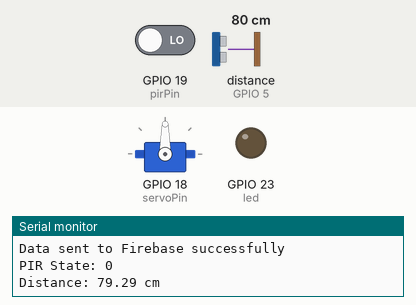
Recording of a sketch running on a simulated ESP32. Parts: servo, output pins drawn as LEDs (lit = HIGH), the last lines printed to the serial monitor. Wiring (inferred from the names in the program): ultrasonic range finder: trigger GPIO 21; echo GPIO 5. The test bench sets the inputs (shaded band); at power-on: GPIO 19 (pirPin) LOW, distance to the obstacle (sensor on GPIO 5) 80 cm. The echo pulse lasts 58.3 µs per cm; WiFi joins after 1.5 s; servers stay silent unless stated; pins used as bus, display or sensor lines are not drawn.

Above: at 2.7 s.
2.8 s: GPIO 19 (pirPin) driven HIGH
At 5.5 s:
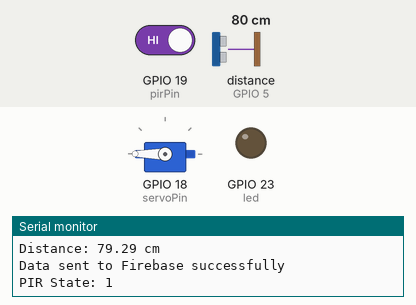
5.8 s: distance to the obstacle (sensor on GPIO 5) set to 10 cm
At 7.81 s:
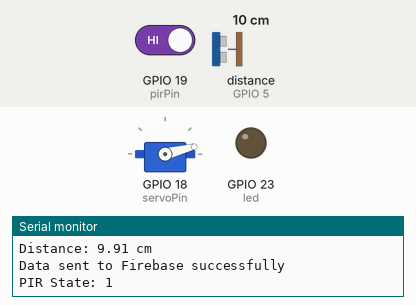
8.8 s: distance to the obstacle (sensor on GPIO 5) set to 7 cm
At 9.01 s:
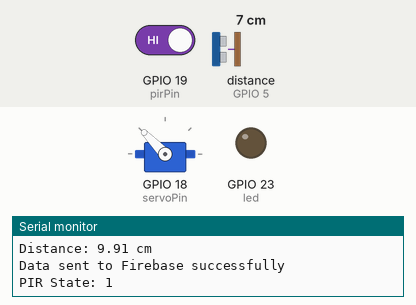
10.3 s: distance to the obstacle (sensor on GPIO 5) set to 9 cm
Timing chart, 0 to 14.3 s (numbered marks = the images above; inputs shaded):
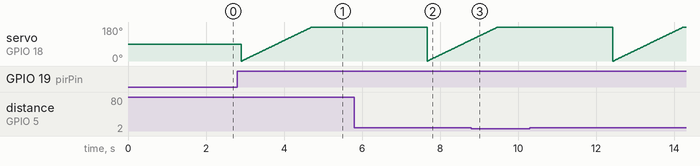

The sketch:

smart_dustbin.ino
```cpp
#include <Arduino.h>
#if defined(ESP32)
#include <WiFi.h>
#elif defined(ESP8266)
#include <ESP8266WiFi.h>
#endif
#include <Firebase_ESP_Client.h>

//Provide the token generation process info.
#include "addons/TokenHelper.h"
//Provide the RTDB payload printing info and other helper functions.
#include "addons/RTDBHelper.h"

// Insert your network credentials
#define WIFI_SSID "Virat"
#define WIFI_PASSWORD "Virat@18"

// Insert Firebase project API Key
#define API_KEY "AIzaSyBrOjC33cW0VfL7q7ikqOvHA__PNx-7ggY"

// Insert RTDB URLefine the RTDB URL */
#define DATABASE_URL "https://garbage-monitor-46f39-default-rtdb.firebaseio.com/"

//Define Firebase Data object
FirebaseData fbd1;

FirebaseAuth auth;
FirebaseConfig config;
#include <ESP32Servo.h>
const int servoPin = 18;
const int pirPin = 19;
const int TRIG_PIN = 21;  // GPIO pin connected to Ultrasonic Sensor's TRIG pin
const int ECHO_PIN = 5;   // GPIO pin connected to Ultrasonic Sensor's ECHO pin
const int led =23;

float duration_us, distance_cm;
Servo servo;
unsigned long sendDataPrevMillis = 0;
int count = 0;
bool signupOK = false;


void setup() {
  pinMode(pirPin, INPUT);
  pinMode(TRIG_PIN, OUTPUT);
  pinMode(ECHO_PIN, INPUT);
  pinMode(led,OUTPUT);
  Serial.begin(9600);
  servo.attach(servoPin, 500, 2400);
  WiFi.begin(WIFI_SSID, WIFI_PASSWORD);
  Serial.begin(115200);
  WiFi.begin(WIFI_SSID, WIFI_PASSWORD);
  Serial.print("Connecting to Wi-Fi");
  while (WiFi.status() != WL_CONNECTED) {
    Serial.print(".");
    delay(300);
  }
  Serial.println();
  Serial.print("Connected with IP: ");
  Serial.println(WiFi.localIP());
  Serial.println();

  /* Assign the api key (required) */
  config.api_key = API_KEY;

  /* Assign the RTDB URL (required) */
  config.database_url = DATABASE_URL;

  /* Sign up */
  if (Firebase.signUp(&config, &auth, "", "")) {
    Serial.println("ok");
    signupOK = true;
  } else {
    Serial.printf("%s\n", config.signer.signupError.message.c_str());
  }

  /* Assign the callback function for the long running token generation task */
  config.token_status_callback = tokenStatusCallback;  //see addons/TokenHelper.h

  Firebase.begin(&config, &auth);
  Firebase.reconnectWiFi(true);
}

void loop() {
  digitalWrite(TRIG_PIN, HIGH);
  delayMicroseconds(10);
  digitalWrite(TRIG_PIN, LOW);

  duration_us = pulseIn(ECHO_PIN, HIGH);
  distance_cm = duration_us * 0.034 / 2;

  Serial.print("Distance: ");
  Serial.print(distance_cm);
  Serial.println(" cm");

  if (Firebase.ready()) {
    //for(int i=0;i<180;i++)
    {
      if (Firebase.RTDB.setInt(&fbd1, "/Fill_level2", distance_cm)) {
        Serial.println("Data sent to Firebase successfully");
      } else {
        Serial.println("Failed to send data to Firebase");
      }

      if (distance_cm > 8 && distance_cm < 100) {
        int pirState = digitalRead(pirPin);
        Serial.println("PIR State: " + String(pirState));
        if (pirState == HIGH) {
          for (int pos = 0; pos <= 360; pos++) {
            servo.write(pos);
            delay(10);
          }
          Serial.println("Dustbin opened");
          delay(1000);
        }
      } else if (distance_cm < 5) {
        Serial.println("Dustbin is filled");
        digitalWrite(led, HIGH);
      }
      digitalWrite(led, LOW);
    }
  } else {
    Serial.println("Firebase not ready");
    // You may want to attempt to reconnect to Firebase here
    // or implement a reconnection mechanism
  }
}
```

Measured:
- the behaviour switches between 9 and 8 cm on distance to the obstacle (sensor on GPIO 5) (found by bisection; images 2 and 3)
